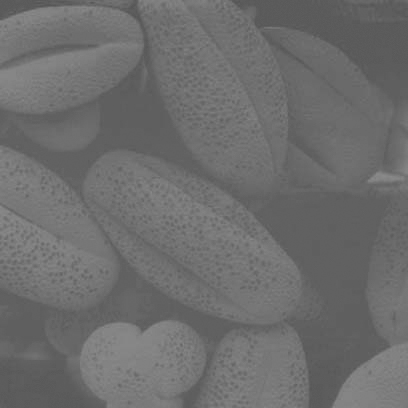
#> input picture Design Set 1/contrast_stretching_original_408.jpg, 408 x 408 px
$ python 'Contrast Stretching.py'
#> lines starting #> are read from the running program, lines starting #| are printed output that depends on the picture; after the words box and inside, x2 and y2 are one past the last pixel; in counts of white or black regions, pixels touching at a corner belong together
import numpy as np
from PIL import Image

trunc_bits = 7
trunc = int(2**trunc_bits)

# linear gain control parameters
a = 100
b = 155
c = 255 * a / (b - a)
d = 255 / (b - a)


def load_image(infilename):
#> called with infilename = 'contrast_stretching_original_408.jpg'
    img = Image.open(infilename)
#> img is the input picture: PIL image 408x408 RGB; min 83, max 140, mean 109
    img.load()
    # note signed integer
    return np.asarray(img, dtype="int32")


def save_image(data, outfilename):
    img = Image.fromarray(np.asarray(np.clip(data, 0, 255), dtype="uint8"), "L")
    img.save(outfilename)


def linear_gain(r):
    s0 = 1 if r < a else 0
    s1 = 1 if r < b else 0

    if s0 == 1 and s1 == 1:
        return 0
    elif s0 == 0 and s1 == 0:
        return 255
    else:
        # return d * (r - c)
        return 128 + 255 * (r - 0.5 * (a + b)) / (b - a)


if __name__ == '__main__':
    np.set_printoptions(threshold=np.inf)

    infilename = 'contrast_stretching_original_408.jpg'
    outfilename = 'CS_S1_' + str(trunc_bits) + '_bits_truncated.jpg'
    image = load_image(infilename)
    image = image[..., 0]
    image = (image // trunc) * trunc
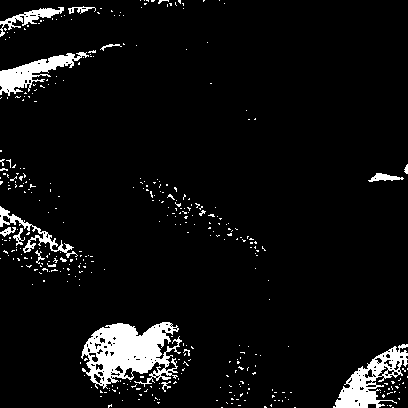
#> image: shape (408, 408) int32; values 0 (black) and 128 (white), 6.1% white; 380 white regions (364 under 20 px), largest, box (x1, y1, x2, y2) and area: (81, 322, 182, 389) 3869, (333, 344, 408, 408) 1839, (0, 52, 89, 96) 1331

    output_image = np.zeros(image.shape)

    for i in range(output_image.shape[0]):
        for j in range(output_image.shape[1]):
            output_image[i, j] = linear_gain(image[i, j])
#> this loop made 408 passes

    save_image(output_image, outfilename)
